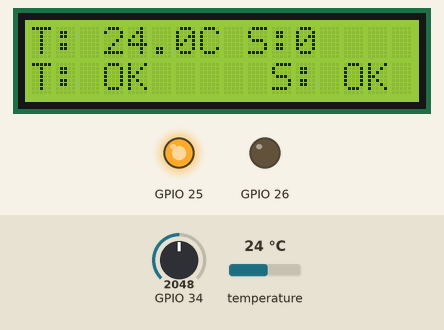
Simulated run of this program. Board: ESP32. Parts: 16×2 character LCD, output pins drawn as LEDs (lit = HIGH). The test bench sets the inputs (shaded band); at power-on: temperature 24 °C, GPIO 34 = 2048. What the program prints to the serial monitor is not drawn.

Above: at 4.4 s.
4.5 s: temperature set to 25.8 °C
At 6.8 s:
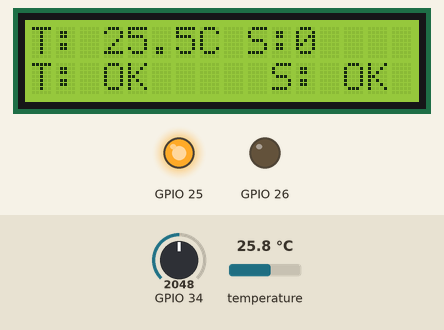
7.2 s: temperature set to 27.1 °C
At 9.1 s:
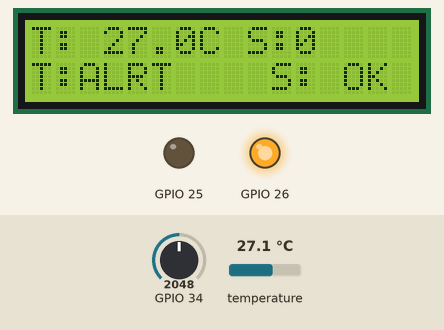
10.2 s: temperature set to 24.7 °C
At 12.5 s:
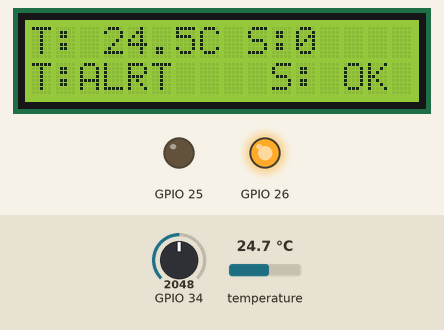
12.7 s: temperature set to 23.3 °C
At 13.53 s:
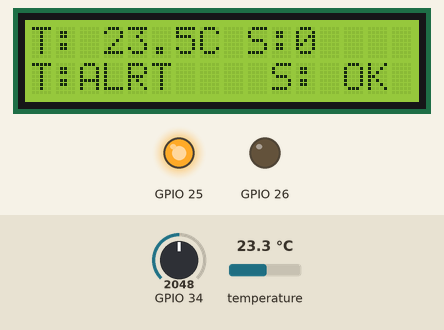
Timing chart, 0 to 15.7 s (numbered marks = the images above; inputs shaded):
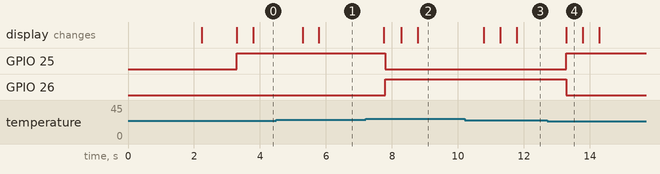

Measured:
- the behaviour switches between 26.4 and 26.5 °C on temperature (found by bisection; images 1 and 2)
- the behaviour switches between 24 and 23.9 °C on temperature (found by bisection; images 3 and 4)
- after the input at 4.5 s, the display: first changes after 0.79 s (image 1 shows a later state)
- after the input at 7.2 s, GPIO 25: HIGH → LOW after 0.60 s; GPIO 26: LOW → HIGH after 0.60 s; the display: first changes after 0.56 s (image 2 shows a later state)
- after the input at 10.2 s, the display: first changes after 0.59 s (image 3 shows a later state)
- after the input at 12.7 s, GPIO 25: LOW → HIGH after 0.59 s; GPIO 26: HIGH → LOW after 0.59 s; the display: changes after 0.59 s (image 4)
- what the display in image 4 shows lasts 0.5 s, from 13.3 s to 13.8 s

The program:

main.cpp
```cpp
#include <Arduino.h>
#include "SerialIO.h"
#include "TempSensor.h"
#include "SoundSensor.h"
#include "LedDriver.h"
#include "LcdDisplay.h"
#include "SensorData.h"
#include "TaskAcquisition.h"
#include "TaskConditioning.h"
#include "TaskReporter.h"
#include "SignalFilter.h"

void setup()
{
    SerialIoInit();
    TempSensor_Init();    // DS18B20: 9-bit, non-blocking, waits for first conversion
    SoundSensor_Init();   // KY-038: ADC on GPIO34
    LedDriver_Init();
    LcdDisplay_Init();    // LCD 16x2 I2C (0x27, SDA=21, SCL=22)
    SensorData_Init();    // creates semaphore and mutex

    printf("\n==========================================\n");
    printf("  Lab 6 - Analog Signal Conditioning      \n");
    printf("==========================================\n");
    printf("Sensor 1  : DS18B20 (digital) GPIO%d\n",  TEMP_SENSOR_PIN);
    printf("  Thresh  : ON >= %.1fC, OFF <= %.1fC\n",  TEMP_THRESH_HIGH, TEMP_THRESH_LOW);
    printf("Sensor 2  : KY-038 (analog) GPIO%d\n",    SOUND_SENSOR_PIN);
    printf("  Thresh  : ON >= %d, OFF <= %d\n",         SOUND_THRESH_HIGH, SOUND_THRESH_LOW);
    printf("Filters   : Saturate -> Median(%d) -> EMA(%.1f)\n", MEDIAN_WINDOW, EMA_ALPHA);
    printf("Debounce  : %d x 100ms = %dms\n",           DEBOUNCE_COUNT, DEBOUNCE_COUNT * 100);
    printf("Display   : LCD 16x2 I2C + Serial\n");
    printf("==========================================\n\n");

    LcdDisplay_PrintAt(0, 0, "Lab6 AnalogSig");
    LcdDisplay_PrintAt(0, 1, "Starting...");
    vTaskDelay(pdMS_TO_TICKS(1000));

    // Task priorities: Acquisition=3 (highest), Conditioning=2, Reporter=1
    xTaskCreate(TaskAcquisition_Task,  "Acquisition",  2048, NULL, 3, NULL);
    xTaskCreate(TaskConditioning_Task, "Conditioning", 2048, NULL, 2, NULL);
    xTaskCreate(TaskReporter_Task,     "Reporter",     4096, NULL, 1, NULL);
}

void loop()
{
    vTaskDelay(portMAX_DELAY);
}
```
